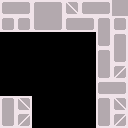

Tiled map render using the project's own tile images. Description and the whole map definition, tile-layer contents included, below:
An orthogonal 16x16 tile map with 8x8 px tiles, 1 tile layer (Tile Layer 1).

<map version="1.0" tiledversion="1.1.3" orientation="orthogonal" renderorder="right-down" width="16" height="16" tilewidth="8" tileheight="8" infinite="0" nextobjectid="1">
 <tileset firstgid="1" name="tiles" tilewidth="8" tileheight="8" tilecount="256" columns="16">
  <image source="../pub/assets/tiles.png" width="128" height="128" />
 </tileset>
 <layer name="Tile Layer 1" width="16" height="16">
  <data encoding="csv">
193,194,195,196,193,194,195,196,199,200,193,194,195,196,203,203,
209,210,211,212,213,233,234,214,215,216,209,210,211,212,203,203,
225,226,227,228,229,249,250,230,193,194,195,196,197,198,227,228,
241,242,243,244,209,210,211,212,209,210,211,212,213,214,243,244,
0,0,0,0,0,0,0,0,0,0,0,0,229,230,197,198,
0,0,0,0,0,0,0,0,0,0,0,0,245,246,213,214,
0,0,0,0,0,0,0,0,0,0,0,0,197,198,229,230,
0,0,0,0,0,0,0,0,0,0,0,0,213,214,245,246,
0,0,0,0,0,0,0,0,0,0,0,0,229,230,231,232,
0,0,0,0,0,0,0,0,0,0,0,0,245,246,247,248,
0,0,0,0,0,0,0,0,0,0,0,0,193,194,195,196,
0,0,0,0,0,0,0,0,0,0,0,0,209,210,211,212,
197,198,199,200,0,0,0,0,0,0,0,0,197,198,199,200,
213,214,215,216,0,0,0,0,0,0,0,0,213,214,215,216,
229,230,231,232,0,0,0,0,0,0,0,0,229,230,231,232,
245,246,247,248,0,0,0,0,0,0,0,0,245,246,247,248
</data>
 </layer>
</map>